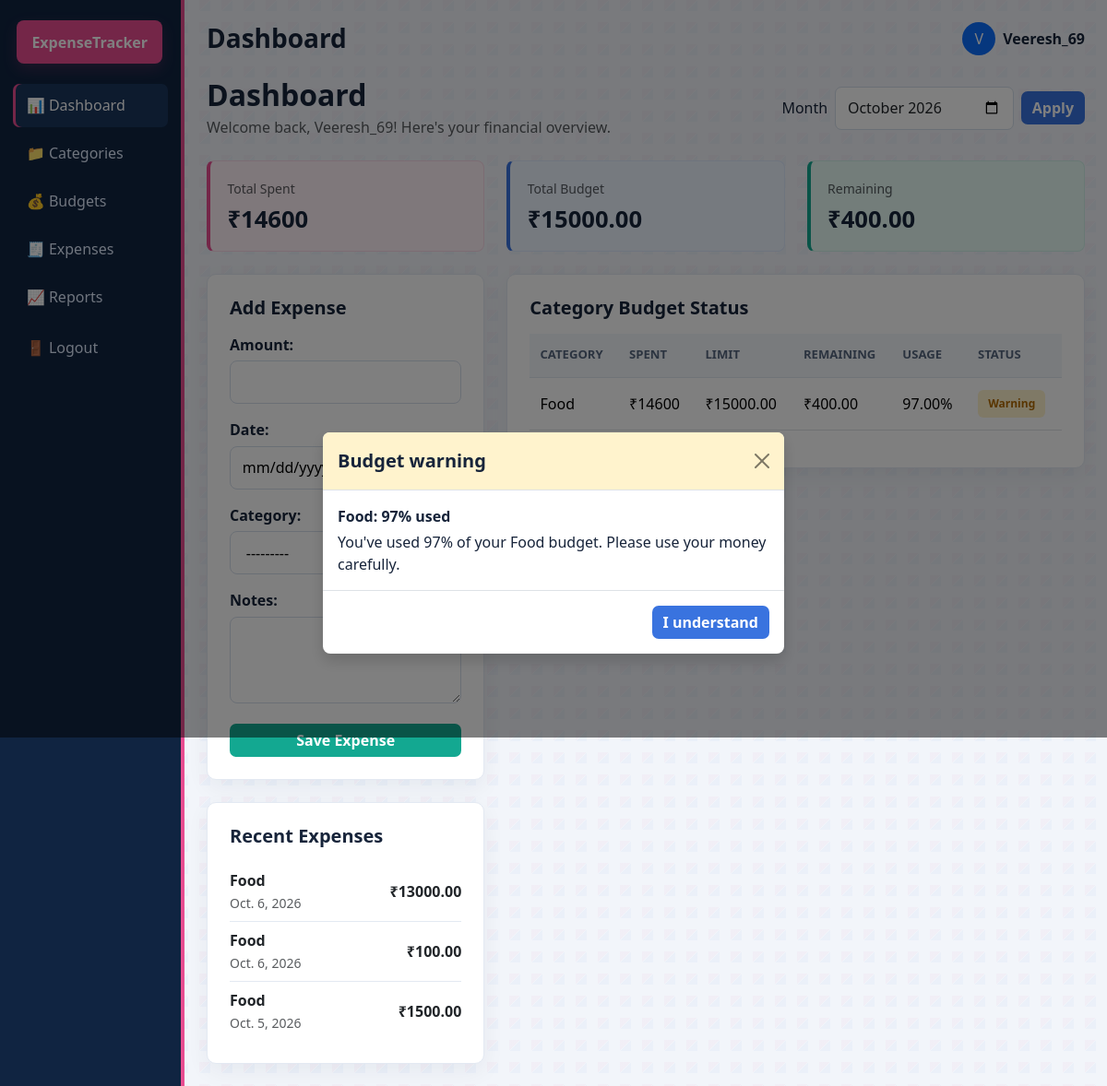
Page /dashboard/ (signed in) on the committed database.
### tracker/models.py (models this page shows, shortened)
class Expense(models.Model):
    user = models.ForeignKey(settings.AUTH_USER_MODEL, on_delete=models.CASCADE, related_name='expenses')
    category = models.ForeignKey(Category, on_delete=models.PROTECT, related_name='expenses')
    amount = models.DecimalField(max_digits=10, decimal_places=2)
    date = models.DateField()
    notes = models.TextField(blank=True)
    created_at = models.DateTimeField(auto_now_add=True)
    class Meta:
        ordering = ['-date', '-created_at']

class Category(models.Model):
    user = models.ForeignKey(settings.AUTH_USER_MODEL, on_delete=models.CASCADE, related_name='categories')
    name = models.CharField(max_length=100)
    description = models.TextField(blank=True)
    created_at = models.DateTimeField(auto_now_add=True)
    class Meta:
        ordering = ['name']
    def __str__(self):
        return self.name

class Budget(models.Model):
    user = models.ForeignKey(settings.AUTH_USER_MODEL, on_delete=models.CASCADE, related_name='budgets')
    category = models.ForeignKey(Category, on_delete=models.CASCADE, related_name='budgets')
    month_year = models.CharField(max_length=7)
    monthly_limit = models.DecimalField(max_digits=10, decimal_places=2)
    created_at = models.DateTimeField(auto_now_add=True)
    class Meta:
        ordering = ['-month_year', 'category__name']
        unique_together = ('user', 'category', 'month_year')
    @property
    def current_spent(self):
        if hasattr(self, '_current_spent_override'):
            return self._current_spent_override
        year, month = map(int, self.month_year.split('-'))
        total = Expense.objects.filter(
            user=self.user,
            category=self.category,
            date__year=year,
            date__month=month,
        ).aggregate(total=Sum('amount'))['total'] or Decimal('0.00')
        return total
    def calculate_usage_ratio(self):
        if self.monthly_limit == 0:
            return Decimal('0.00')
        ratio = self.current_spent / self.monthly_limit
        return ratio.quantize(Decimal('0.01'), rounding=ROUND_HALF_UP)
    def remaining_budget(self):
        return self.monthly_limit - self.current_spent
    def alert_level(self):
        ratio = self.calculate_usage_ratio()
        if ratio >= Decimal('1.00'):
            return 'danger'
        if ratio >= Decimal('0.80'):
            return 'warning'
        return 'normal'
    def badge_class(self):
        return {
            'normal': 'success',
            'warning': 'warning',
            'danger': 'danger',
        }[self.alert_level()]

### tracker/views.py (the view)
# urls.py: path('dashboard/', views.dashboard, name='dashboard'),
@login_required
def dashboard(request):
    _ensure_default_categories(request.user)
    month_year = _selected_month(request)
    year, month = map(int, month_year.split('-'))
    categories = Category.objects.filter(user=request.user).order_by('name')
    budgets = Budget.objects.filter(user=request.user, month_year=month_year).select_related('category')
    month_expenses = Expense.objects.filter(user=request.user, date__year=year, date__month=month)
    recent_expenses = month_expenses.order_by('-date', '-created_at')[:5]
    total_spent = month_expenses.aggregate(total=Sum('amount'))['total'] or Decimal('0.00')
    total_budget = sum((budget.monthly_limit for budget in budgets), Decimal('0.00'))
    budgeted_spent = sum((budget.current_spent for budget in budgets), Decimal('0.00'))
    total_remaining = total_budget - budgeted_spent
    budget_rows = []
    for budget in budgets:
        usage_ratio = budget.calculate_usage_ratio() * 100
        budget_rows.append({
            'object': budget,
            'spent': budget.current_spent,
            'remaining': budget.remaining_budget(),
            'usage_ratio': usage_ratio,
            'alert_level': budget.alert_level(),
            'badge_class': budget.badge_class(),
        })
    context = {
        'month': month_year,
        'categories': categories,
        'budgets': budgets,
        'recent_expenses': recent_expenses,
        'budget_rows': budget_rows,
        'total_spent': total_spent,
        'total_budget': total_budget,
        'total_remaining': total_remaining,
        'expense_form': ExpenseForm(request.user),
        'category_form': CategoryForm(),
        'budget_form': BudgetForm(request.user),
    }
    return render(request, 'tracker/dashboard.html', context)

### templates/tracker/dashboard.html (shortened to what this page needs)
{% extends 'tracker/base.html' %}
{% block content %}
<div class="d-flex justify-content-between align-items-center mb-4 flex-wrap gap-3">
    <div>
        <h2 class="mb-1">Dashboard</h2>
        <p class="text-muted mb-0">Welcome back, {{ user.username }}! Here's your financial overview.</p>
    </div>
    <form method="get" class="d-flex align-items-center gap-2">
        <label for="month" class="form-label mb-0">Month</label>
        <input type="month" class="form-control" name="month" value="{{ month }}">
        <button type="submit" class="btn btn-primary">Apply</button>
    </form>
</div>
<div class="row g-4 mb-4">
    <div class="col-md-4">
        <div class="stat-card">
            <div class="text-muted small">Total Spent</div>
            <h4 class="mt-2">₹{{ total_spent }}</h4>
        </div>
    </div>
    <div class="col-md-4">
        <div class="stat-card">
            <div class="text-muted small">Total Budget</div>
            <h4 class="mt-2">₹{{ total_budget }}</h4>
        </div>
    </div>
    <div class="col-md-4">
        <div class="stat-card">
            <div class="text-muted small">Remaining</div>
            <h4 class="mt-2">₹{{ total_remaining }}</h4>
        </div>
    </div>
</div>
<div class="row g-4">
    <div class="col-lg-4">
        <div class="app-card p-4 mb-4">
            <h5 class="mb-3">Add Expense</h5>
            <form method="post" action="{% url 'expenses_create' %}">
                {{ expense_form.as_p }}
                <button type="submit" class="btn btn-success w-100">Save Expense</button>
            </form>
        </div>
        <div class="app-card p-4">
            <h5 class="mb-3">Recent Expenses</h5>
            {% if recent_expenses %}
            <ul class="list-group list-group-flush">
                {% for expense in recent_expenses %}
                <li class="list-group-item d-flex justify-content-between align-items-center px-0">
                    <div>
                        <div class="fw-semibold">{{ expense.category.name }}</div>
                        <small class="text-muted">{{ expense.date }}</small>
                    </div>
                    <strong>₹{{ expense.amount }}</strong>
                </li>
                {% endfor %}
            </ul>
            {% else %}
            <p class="text-muted mb-0">No recent expenses.</p>
            {% endif %}
        </div>
    </div>
    <div class="col-lg-8">
        <div class="app-card p-4">
            <h5 class="mb-3">Category Budget Status</h5>
            {% if budget_rows %}
                <div class="table-responsive">
                    <table class="table table-hover align-middle">
                        <thead>
                            <tr>
                                <th>Category</th>
                                <th>Spent</th>
                                <th>Limit</th>
                                <th>Remaining</th>
                                <th>Usage</th>
                                <th>Status</th>
                            </tr>
                        </thead>
                        <tbody>
                            {% for row in budget_rows %}
                            <tr>
                                <td>{{ row.object.category.name }}</td>
                                <td>₹{{ row.spent }}</td>
                                <td>₹{{ row.object.monthly_limit }}</td>
                                <td>₹{{ row.remaining }}</td>
                                <td>{{ row.usage_ratio|floatformat:2 }}%</td>
                                <td><span class="alert-badge {{ row.alert_level }}">{{ row.alert_level|title }}</span></td>
                            </tr>
                            {% endfor %}
                        </tbody>
                    </table>
                </div>
            {% else %}
                <p class="text-muted mb-0">No budgets for this month yet. Create one from the budgets page.</p>
            {% endif %}
        </div>
    </div>
</div>
{% endblock %}

### templates/tracker/base.html (shortened to what this page needs)
<!DOCTYPE html>
<html lang="en">
<head>
    <link href="https://cdn.jsdelivr.net/npm/bootstrap@5.3.3/dist/css/bootstrap.min.css" rel="stylesheet">
</head>
<body>
    {% if user.is_authenticated %}
    <div class="container-fluid">
        <div class="row">
            <aside class="col-lg-2 sidebar">
                <div class="brand-pink">ExpenseTracker</div>
                <nav class="d-flex flex-column">
                    <a class="nav-pill {% if request.resolver_match.url_name == 'dashboard' %}active{% endif %}" href="{% url 'dashboard' %}">📊 Dashboard</a>
                    <a class="nav-pill {% if request.resolver_match.url_name == 'categories' %}active{% endif %}" href="{% url 'categories' %}">📁 Categories</a>
                    <a class="nav-pill {% if request.resolver_match.url_name == 'budgets' %}active{% endif %}" href="{% url 'budgets' %}">💰 Budgets</a>
                    <a class="nav-pill {% if request.resolver_match.url_name == 'expenses' %}active{% endif %}" href="{% url 'expenses' %}">🧾 Expenses</a>
                    <a class="nav-pill {% if request.resolver_match.url_name == 'reports' %}active{% endif %}" href="{% url 'reports' %}">📈 Reports</a>
                    <form method="post" action="{% url 'logout' %}">
                        <button class="nav-pill border-0 bg-transparent w-100 text-start" type="submit">🚪 Logout</button>
                    </form>
                </nav>
            </aside>
            <main class="col-lg-10 px-4 py-4">
                <div class="d-flex justify-content-between align-items-center mb-4">
                    <div>
                        <h3 class="mb-0">{{ request.resolver_match.url_name|title }}</h3>
                    </div>
                    <div class="d-flex align-items-center gap-2">
                        <div class="rounded-circle bg-primary text-white d-flex align-items-center justify-content-center" style="width: 36px; height:36px;">{{ user.username|slice:':1'|upper }}</div>
                        <span class="fw-semibold">{{ user.username }}</span>
                    </div>
                </div>
    {% endif %}
    {% block content %}{% endblock %}
    {% if user.is_authenticated %}
            </main>
        </div>
    </div>
    {% else %}
        </div>
    {% endif %}
    {% if user.is_authenticated and budget_alerts %}
    <div class="modal fade" id="budgetAlertModal" tabindex="-1" aria-labelledby="budgetAlertTitle" aria-hidden="true">
        <div class="modal-dialog modal-dialog-centered">
            <div class="modal-content border-0 shadow">
                <div class="modal-header {% if budget_alerts.0.alert_level == 'danger' %}bg-danger-subtle{% else %}bg-warning-subtle{% endif %}">
                    <h2 class="modal-title fs-5" id="budgetAlertTitle">Budget warning</h2>
                    <button type="button" class="btn-close" data-bs-dismiss="modal" aria-label="Close"></button>
                </div>
                <div class="modal-body">
                    {% for alert in budget_alerts %}
                    <div class="{% if not forloop.first %}border-top pt-3 mt-3{% endif %}">
                        <p class="fw-semibold mb-1">{{ alert.category }}: {{ alert.usage_percent|floatformat:0 }}% used</p>
                        <p class="mb-0">You've used {{ alert.usage_percent|floatformat:0 }}% of your {{ alert.category }} budget. Please use your money carefully.</p>
                    </div>
                    {% endfor %}
                </div>
                <div class="modal-footer">
                    <button type="button" class="btn btn-primary" data-bs-dismiss="modal">I understand</button>
                </div>
            </div>
        </div>
    </div>
    {% endif %}
</body>
</html>

### rows in the picture
Expense: category.name "Food", date "Oct. 6, 2026", amount "13000.00"
Expense: category.name "Food", date "Oct. 6, 2026", amount "100.00"
Expense: category.name "Food", date "Oct. 5, 2026", amount "1500.00"
Budget: object.category.name "Food", spent "14600", object.monthly_limit "15000.00", remaining "400.00", usage_ratio "97.00", alert_level "Warning"
Category: category "Food", category "Food"

### other values in the picture
{{ request.resolver_match.url_name|title }} "Dashboard"
{{ user.username|slice:':1'|upper }} "V"
{{ user.username }} "Veeresh_69"
{{ total_spent }} "14600"
{{ total_budget }} "15000.00"
{{ total_remaining }} "400.00"
{{ alert.usage_percent|floatformat:0 }} "97"
